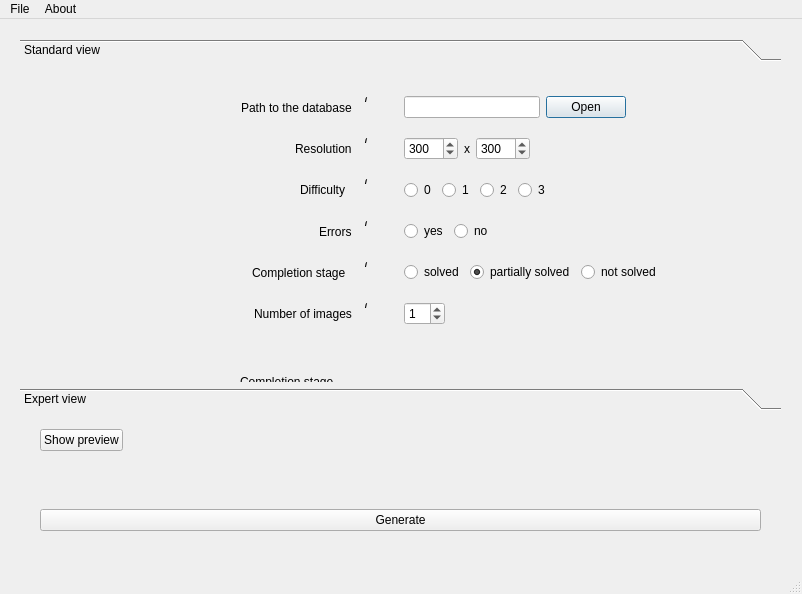
<?xml version="1.0" encoding="UTF-8"?>
<ui version="4.0">
 <class>SudokSolver</class>
 <widget class="QMainWindow" name="SudokSolver">
  <property name="geometry">
   <rect>
    <x>0</x>
    <y>0</y>
    <width>802</width>
    <height>594</height>
   </rect>
  </property>
  <property name="windowTitle">
   <string>SudokuSolver</string>
  </property>
  <widget class="QWidget" name="centralwidget">
   <widget class="QToolBox" name="toolBox">
    <property name="geometry">
     <rect>
      <x>20</x>
      <y>20</y>
      <width>761</width>
      <height>371</height>
     </rect>
    </property>
    <property name="currentIndex">
     <number>0</number>
    </property>
    <widget class="QWidget" name="page">
     <property name="geometry">
      <rect>
       <x>0</x>
       <y>0</y>
       <width>761</width>
       <height>307</height>
      </rect>
     </property>
     <attribute name="label">
      <string>Standard view</string>
     </attribute>
     <widget class="QWidget" name="gridLayoutWidget">
      <property name="geometry">
       <rect>
        <x>0</x>
        <y>23</y>
        <width>761</width>
        <height>241</height>
       </rect>
      </property>
      <layout class="QGridLayout" name="gridLayout">
       <property name="leftMargin">
        <number>20</number>
       </property>
       <property name="rightMargin">
        <number>20</number>
       </property>
       <item row="7" column="2">
        <layout class="QGridLayout" name="gridLayout_2">
         <item row="0" column="4">
          <widget class="QRadioButton" name="radioButton_6">
           <property name="text">
            <string>no</string>
           </property>
           <property name="checked">
            <bool>true</bool>
           </property>
          </widget>
         </item>
         <item row="0" column="0">
          <widget class="QRadioButton" name="radioButton_5">
           <property name="text">
            <string>yes</string>
           </property>
          </widget>
         </item>
         <item row="0" column="5">
          <spacer name="horizontalSpacer_4">
           <property name="orientation">
            <enum>Qt::Horizontal</enum>
           </property>
           <property name="sizeHint" stdset="0">
            <size>
             <width>40</width>
             <height>20</height>
            </size>
           </property>
          </spacer>
         </item>
        </layout>
       </item>
       <item row="5" column="2">
        <layout class="QHBoxLayout" name="horizontalLayout_3">
         <item>
          <widget class="QRadioButton" name="radioButton">
           <property name="text">
            <string>0</string>
           </property>
           <property name="checked">
            <bool>true</bool>
           </property>
           <property name="autoExclusive">
            <bool>true</bool>
           </property>
          </widget>
         </item>
         <item>
          <widget class="QRadioButton" name="radioButton_2">
           <property name="text">
            <string>1</string>
           </property>
          </widget>
         </item>
         <item>
          <widget class="QRadioButton" name="radioButton_3">
           <property name="text">
            <string>2</string>
           </property>
          </widget>
         </item>
         <item>
          <widget class="QRadioButton" name="radioButton_4">
           <property name="text">
            <string>3</string>
           </property>
          </widget>
         </item>
         <item>
          <spacer name="horizontalSpacer_2">
           <property name="orientation">
            <enum>Qt::Horizontal</enum>
           </property>
           <property name="sizeHint" stdset="0">
            <size>
             <width>40</width>
             <height>20</height>
            </size>
           </property>
          </spacer>
         </item>
        </layout>
       </item>
       <item row="8" column="2">
        <layout class="QHBoxLayout" name="horizontalLayout_4">
         <item>
          <widget class="QRadioButton" name="radioButton_7">
           <property name="text">
            <string>solved</string>
           </property>
          </widget>
         </item>
         <item>
          <widget class="QRadioButton" name="radioButton_8">
           <property name="text">
            <string>partially solved</string>
           </property>
           <property name="checked">
            <bool>true</bool>
           </property>
          </widget>
         </item>
         <item>
          <widget class="QRadioButton" name="radioButton_9">
           <property name="text">
            <string>not solved</string>
           </property>
          </widget>
         </item>
         <item>
          <spacer name="horizontalSpacer_5">
           <property name="orientation">
            <enum>Qt::Horizontal</enum>
           </property>
           <property name="sizeHint" stdset="0">
            <size>
             <width>40</width>
             <height>20</height>
            </size>
           </property>
          </spacer>
         </item>
        </layout>
       </item>
       <item row="9" column="2">
        <layout class="QHBoxLayout" name="horizontalLayout_5">
         <item>
          <widget class="QSpinBox" name="spinBox_4">
           <property name="value">
            <number>1</number>
           </property>
          </widget>
         </item>
         <item>
          <spacer name="horizontalSpacer_6">
           <property name="orientation">
            <enum>Qt::Horizontal</enum>
           </property>
           <property name="sizeHint" stdset="0">
            <size>
             <width>40</width>
             <height>20</height>
            </size>
           </property>
          </spacer>
         </item>
        </layout>
       </item>
       <item row="9" column="1">
        <layout class="QHBoxLayout" name="horizontalLayout_6">
         <property name="leftMargin">
          <number>0</number>
         </property>
         <property name="rightMargin">
          <number>20</number>
         </property>
         <item>
          <spacer name="horizontalSpacer_19">
           <property name="orientation">
            <enum>Qt::Horizontal</enum>
           </property>
           <property name="sizeHint" stdset="0">
            <size>
             <width>40</width>
             <height>20</height>
            </size>
           </property>
          </spacer>
         </item>
         <item>
          <widget class="QLabel" name="label_12">
           <property name="text">
            <string>Number of images</string>
           </property>
          </widget>
         </item>
         <item>
          <layout class="QVBoxLayout" name="verticalLayout_3">
           <property name="spacing">
            <number>0</number>
           </property>
           <property name="rightMargin">
            <number>0</number>
           </property>
           <item>
            <widget class="QToolButton" name="toolButton_2">
             <property name="enabled">
              <bool>true</bool>
             </property>
             <property name="font">
              <font>
               <pointsize>6</pointsize>
               <weight>75</weight>
               <italic>true</italic>
               <bold>true</bold>
               <underline>false</underline>
              </font>
             </property>
             <property name="cursor">
              <cursorShape>PointingHandCursor</cursorShape>
             </property>
             <property name="text">
              <string>i</string>
             </property>
             <property name="popupMode">
              <enum>QToolButton::DelayedPopup</enum>
             </property>
             <property name="toolButtonStyle">
              <enum>Qt::ToolButtonFollowStyle</enum>
             </property>
             <property name="autoRaise">
              <bool>true</bool>
             </property>
             <property name="arrowType">
              <enum>Qt::NoArrow</enum>
             </property>
            </widget>
           </item>
           <item>
            <spacer name="verticalSpacer_2">
             <property name="orientation">
              <enum>Qt::Vertical</enum>
             </property>
             <property name="sizeHint" stdset="0">
              <size>
               <width>20</width>
               <height>40</height>
              </size>
             </property>
            </spacer>
           </item>
          </layout>
         </item>
        </layout>
       </item>
       <item row="8" column="1">
        <layout class="QHBoxLayout" name="horizontalLayout_7">
         <property name="rightMargin">
          <number>20</number>
         </property>
         <item>
          <spacer name="horizontalSpacer_18">
           <property name="orientation">
            <enum>Qt::Horizontal</enum>
           </property>
           <property name="sizeHint" stdset="0">
            <size>
             <width>40</width>
             <height>20</height>
            </size>
           </property>
          </spacer>
         </item>
         <item>
          <widget class="QLabel" name="label_16">
           <property name="text">
            <string>Completion stage  </string>
           </property>
          </widget>
         </item>
         <item>
          <layout class="QVBoxLayout" name="verticalLayout_4">
           <property name="spacing">
            <number>0</number>
           </property>
           <property name="rightMargin">
            <number>0</number>
           </property>
           <item>
            <widget class="QToolButton" name="toolButton_3">
             <property name="enabled">
              <bool>true</bool>
             </property>
             <property name="font">
              <font>
               <pointsize>6</pointsize>
               <weight>75</weight>
               <italic>true</italic>
               <bold>true</bold>
               <underline>false</underline>
              </font>
             </property>
             <property name="cursor">
              <cursorShape>PointingHandCursor</cursorShape>
             </property>
             <property name="text">
              <string>i</string>
             </property>
             <property name="popupMode">
              <enum>QToolButton::DelayedPopup</enum>
             </property>
             <property name="toolButtonStyle">
              <enum>Qt::ToolButtonFollowStyle</enum>
             </property>
             <property name="autoRaise">
              <bool>true</bool>
             </property>
             <property name="arrowType">
              <enum>Qt::NoArrow</enum>
             </property>
            </widget>
           </item>
           <item>
            <spacer name="verticalSpacer_3">
             <property name="orientation">
              <enum>Qt::Vertical</enum>
             </property>
             <property name="sizeHint" stdset="0">
              <size>
               <width>20</width>
               <height>40</height>
              </size>
             </property>
            </spacer>
           </item>
          </layout>
         </item>
        </layout>
       </item>
       <item row="7" column="1">
        <layout class="QHBoxLayout" name="horizontalLayout_9">
         <property name="rightMargin">
          <number>20</number>
         </property>
         <item>
          <spacer name="horizontalSpacer_17">
           <property name="orientation">
            <enum>Qt::Horizontal</enum>
           </property>
           <property name="sizeHint" stdset="0">
            <size>
             <width>40</width>
             <height>20</height>
            </size>
           </property>
          </spacer>
         </item>
         <item>
          <widget class="QLabel" name="label_6">
           <property name="text">
            <string>Errors</string>
           </property>
          </widget>
         </item>
         <item>
          <layout class="QVBoxLayout" name="verticalLayout_6">
           <property name="spacing">
            <number>0</number>
           </property>
           <property name="rightMargin">
            <number>0</number>
           </property>
           <item>
            <widget class="QToolButton" name="toolButton_5">
             <property name="enabled">
              <bool>true</bool>
             </property>
             <property name="font">
              <font>
               <pointsize>6</pointsize>
               <weight>75</weight>
               <italic>true</italic>
               <bold>true</bold>
               <underline>false</underline>
              </font>
             </property>
             <property name="cursor">
              <cursorShape>PointingHandCursor</cursorShape>
             </property>
             <property name="text">
              <string>i</string>
             </property>
             <property name="popupMode">
              <enum>QToolButton::DelayedPopup</enum>
             </property>
             <property name="toolButtonStyle">
              <enum>Qt::ToolButtonFollowStyle</enum>
             </property>
             <property name="autoRaise">
              <bool>true</bool>
             </property>
             <property name="arrowType">
              <enum>Qt::NoArrow</enum>
             </property>
            </widget>
           </item>
           <item>
            <spacer name="verticalSpacer_5">
             <property name="orientation">
              <enum>Qt::Vertical</enum>
             </property>
             <property name="sizeHint" stdset="0">
              <size>
               <width>20</width>
               <height>40</height>
              </size>
             </property>
            </spacer>
           </item>
          </layout>
         </item>
        </layout>
       </item>
       <item row="5" column="1">
        <layout class="QHBoxLayout" name="horizontalLayout_10">
         <property name="rightMargin">
          <number>20</number>
         </property>
         <item>
          <spacer name="horizontalSpacer_16">
           <property name="orientation">
            <enum>Qt::Horizontal</enum>
           </property>
           <property name="sizeHint" stdset="0">
            <size>
             <width>40</width>
             <height>20</height>
            </size>
           </property>
          </spacer>
         </item>
         <item>
          <widget class="QLabel" name="label_15">
           <property name="text">
            <string>Difficulty  </string>
           </property>
          </widget>
         </item>
         <item>
          <layout class="QVBoxLayout" name="verticalLayout_7">
           <property name="spacing">
            <number>0</number>
           </property>
           <property name="rightMargin">
            <number>0</number>
           </property>
           <item>
            <widget class="QToolButton" name="toolButton_6">
             <property name="enabled">
              <bool>true</bool>
             </property>
             <property name="font">
              <font>
               <pointsize>6</pointsize>
               <weight>75</weight>
               <italic>true</italic>
               <bold>true</bold>
               <underline>false</underline>
              </font>
             </property>
             <property name="cursor">
              <cursorShape>PointingHandCursor</cursorShape>
             </property>
             <property name="text">
              <string>i</string>
             </property>
             <property name="popupMode">
              <enum>QToolButton::DelayedPopup</enum>
             </property>
             <property name="toolButtonStyle">
              <enum>Qt::ToolButtonFollowStyle</enum>
             </property>
             <property name="autoRaise">
              <bool>true</bool>
             </property>
             <property name="arrowType">
              <enum>Qt::NoArrow</enum>
             </property>
            </widget>
           </item>
           <item>
            <spacer name="verticalSpacer_6">
             <property name="orientation">
              <enum>Qt::Vertical</enum>
             </property>
             <property name="sizeHint" stdset="0">
              <size>
               <width>20</width>
               <height>40</height>
              </size>
             </property>
            </spacer>
           </item>
          </layout>
         </item>
        </layout>
       </item>
       <item row="4" column="1">
        <layout class="QHBoxLayout" name="horizontalLayout_11">
         <property name="rightMargin">
          <number>20</number>
         </property>
         <item>
          <spacer name="horizontalSpacer_15">
           <property name="orientation">
            <enum>Qt::Horizontal</enum>
           </property>
           <property name="sizeHint" stdset="0">
            <size>
             <width>40</width>
             <height>20</height>
            </size>
           </property>
          </spacer>
         </item>
         <item>
          <widget class="QLabel" name="label_4">
           <property name="text">
            <string>Resolution</string>
           </property>
          </widget>
         </item>
         <item>
          <layout class="QVBoxLayout" name="verticalLayout_9">
           <property name="spacing">
            <number>0</number>
           </property>
           <property name="rightMargin">
            <number>0</number>
           </property>
           <item>
            <widget class="QToolButton" name="toolButton_8">
             <property name="enabled">
              <bool>true</bool>
             </property>
             <property name="font">
              <font>
               <pointsize>6</pointsize>
               <weight>75</weight>
               <italic>true</italic>
               <bold>true</bold>
               <underline>false</underline>
              </font>
             </property>
             <property name="cursor">
              <cursorShape>PointingHandCursor</cursorShape>
             </property>
             <property name="text">
              <string>i</string>
             </property>
             <property name="popupMode">
              <enum>QToolButton::DelayedPopup</enum>
             </property>
             <property name="toolButtonStyle">
              <enum>Qt::ToolButtonFollowStyle</enum>
             </property>
             <property name="autoRaise">
              <bool>true</bool>
             </property>
             <property name="arrowType">
              <enum>Qt::NoArrow</enum>
             </property>
            </widget>
           </item>
           <item>
            <spacer name="verticalSpacer_8">
             <property name="orientation">
              <enum>Qt::Vertical</enum>
             </property>
             <property name="sizeHint" stdset="0">
              <size>
               <width>20</width>
               <height>40</height>
              </size>
             </property>
            </spacer>
           </item>
          </layout>
         </item>
        </layout>
       </item>
       <item row="3" column="1">
        <layout class="QHBoxLayout" name="horizontalLayout_12">
         <property name="rightMargin">
          <number>20</number>
         </property>
         <item>
          <spacer name="horizontalSpacer_14">
           <property name="orientation">
            <enum>Qt::Horizontal</enum>
           </property>
           <property name="sizeHint" stdset="0">
            <size>
             <width>40</width>
             <height>20</height>
            </size>
           </property>
          </spacer>
         </item>
         <item>
          <widget class="QLabel" name="label">
           <property name="text">
            <string>Path to the database</string>
           </property>
          </widget>
         </item>
         <item>
          <layout class="QVBoxLayout" name="verticalLayout_11">
           <property name="spacing">
            <number>0</number>
           </property>
           <property name="rightMargin">
            <number>0</number>
           </property>
           <item>
            <widget class="QToolButton" name="toolButton_10">
             <property name="enabled">
              <bool>true</bool>
             </property>
             <property name="font">
              <font>
               <pointsize>6</pointsize>
               <weight>75</weight>
               <italic>true</italic>
               <bold>true</bold>
               <underline>false</underline>
              </font>
             </property>
             <property name="cursor">
              <cursorShape>PointingHandCursor</cursorShape>
             </property>
             <property name="text">
              <string>i</string>
             </property>
             <property name="popupMode">
              <enum>QToolButton::DelayedPopup</enum>
             </property>
             <property name="toolButtonStyle">
              <enum>Qt::ToolButtonFollowStyle</enum>
             </property>
             <property name="autoRaise">
              <bool>true</bool>
             </property>
             <property name="arrowType">
              <enum>Qt::NoArrow</enum>
             </property>
            </widget>
           </item>
           <item>
            <spacer name="verticalSpacer_10">
             <property name="orientation">
              <enum>Qt::Vertical</enum>
             </property>
             <property name="sizeHint" stdset="0">
              <size>
               <width>20</width>
               <height>40</height>
              </size>
             </property>
            </spacer>
           </item>
          </layout>
         </item>
        </layout>
       </item>
       <item row="4" column="2">
        <layout class="QHBoxLayout" name="horizontalLayout_8">
         <item>
          <widget class="QSpinBox" name="spinBox_1">
           <property name="maximum">
            <number>4096</number>
           </property>
           <property name="value">
            <number>300</number>
           </property>
          </widget>
         </item>
         <item>
          <widget class="QLabel" name="label_5">
           <property name="text">
            <string>x</string>
           </property>
          </widget>
         </item>
         <item>
          <widget class="QSpinBox" name="spinBox_2">
           <property name="maximum">
            <number>4096</number>
           </property>
           <property name="value">
            <number>300</number>
           </property>
          </widget>
         </item>
         <item>
          <spacer name="horizontalSpacer_3">
           <property name="orientation">
            <enum>Qt::Horizontal</enum>
           </property>
           <property name="sizeHint" stdset="0">
            <size>
             <width>40</width>
             <height>20</height>
            </size>
           </property>
          </spacer>
         </item>
        </layout>
       </item>
       <item row="3" column="2">
        <layout class="QHBoxLayout" name="horizontalLayout_2">
         <item>
          <widget class="QLineEdit" name="lineEdit"/>
         </item>
         <item alignment="Qt::AlignLeft">
          <widget class="QDialogButtonBox" name="buttonBox">
           <property name="locale">
            <locale language="English" country="UnitedStates"/>
           </property>
           <property name="standardButtons">
            <set>QDialogButtonBox::Open</set>
           </property>
           <property name="centerButtons">
            <bool>false</bool>
           </property>
          </widget>
         </item>
         <item>
          <spacer name="horizontalSpacer">
           <property name="orientation">
            <enum>Qt::Horizontal</enum>
           </property>
           <property name="sizeHint" stdset="0">
            <size>
             <width>40</width>
             <height>20</height>
            </size>
           </property>
          </spacer>
         </item>
        </layout>
       </item>
      </layout>
     </widget>
     <widget class="QLabel" name="label_7">
      <property name="geometry">
       <rect>
        <x>220</x>
        <y>290</y>
        <width>112</width>
        <height>49</height>
       </rect>
      </property>
      <property name="text">
       <string>Completion stage  </string>
      </property>
     </widget>
    </widget>
    <widget class="QWidget" name="page_2">
     <property name="geometry">
      <rect>
       <x>0</x>
       <y>0</y>
       <width>761</width>
       <height>307</height>
      </rect>
     </property>
     <attribute name="label">
      <string>Expert view</string>
     </attribute>
     <widget class="QWidget" name="formLayoutWidget">
      <property name="geometry">
       <rect>
        <x>-1</x>
        <y>19</y>
        <width>761</width>
        <height>181</height>
       </rect>
      </property>
      <layout class="QFormLayout" name="formLayout">
       <property name="fieldGrowthPolicy">
        <enum>QFormLayout::ExpandingFieldsGrow</enum>
       </property>
       <item row="1" column="0">
        <layout class="QHBoxLayout" name="horizontalLayout_13">
         <property name="rightMargin">
          <number>20</number>
         </property>
         <item>
          <spacer name="horizontalSpacer_7">
           <property name="orientation">
            <enum>Qt::Horizontal</enum>
           </property>
           <property name="sizeHint" stdset="0">
            <size>
             <width>40</width>
             <height>20</height>
            </size>
           </property>
          </spacer>
         </item>
         <item>
          <widget class="QLabel" name="label_8">
           <property name="text">
            <string>Camera position  </string>
           </property>
          </widget>
         </item>
         <item>
          <layout class="QVBoxLayout" name="verticalLayout_12">
           <property name="spacing">
            <number>0</number>
           </property>
           <property name="rightMargin">
            <number>0</number>
           </property>
           <item>
            <widget class="QToolButton" name="toolButton_11">
             <property name="enabled">
              <bool>true</bool>
             </property>
             <property name="font">
              <font>
               <pointsize>6</pointsize>
               <weight>75</weight>
               <italic>true</italic>
               <bold>true</bold>
               <underline>false</underline>
              </font>
             </property>
             <property name="cursor">
              <cursorShape>PointingHandCursor</cursorShape>
             </property>
             <property name="text">
              <string>i</string>
             </property>
             <property name="popupMode">
              <enum>QToolButton::DelayedPopup</enum>
             </property>
             <property name="toolButtonStyle">
              <enum>Qt::ToolButtonFollowStyle</enum>
             </property>
             <property name="autoRaise">
              <bool>true</bool>
             </property>
             <property name="arrowType">
              <enum>Qt::NoArrow</enum>
             </property>
            </widget>
           </item>
           <item>
            <spacer name="verticalSpacer_11">
             <property name="orientation">
              <enum>Qt::Vertical</enum>
             </property>
             <property name="sizeHint" stdset="0">
              <size>
               <width>20</width>
               <height>40</height>
              </size>
             </property>
            </spacer>
           </item>
          </layout>
         </item>
        </layout>
       </item>
       <item row="1" column="1">
        <layout class="QHBoxLayout" name="horizontalLayout_14">
         <item>
          <widget class="QSpinBox" name="spinBox_5">
           <property name="maximum">
            <number>360</number>
           </property>
          </widget>
         </item>
         <item>
          <widget class="QLabel" name="label_9">
           <property name="text">
            <string>  X-axis  </string>
           </property>
          </widget>
         </item>
         <item>
          <widget class="QSpinBox" name="spinBox_6">
           <property name="maximum">
            <number>360</number>
           </property>
          </widget>
         </item>
         <item>
          <widget class="QLabel" name="label_10">
           <property name="text">
            <string>  Y-axis  </string>
           </property>
          </widget>
         </item>
         <item>
          <widget class="QSpinBox" name="spinBox_7">
           <property name="maximum">
            <number>360</number>
           </property>
          </widget>
         </item>
         <item>
          <widget class="QLabel" name="label_11">
           <property name="text">
            <string>  Z-axis  </string>
           </property>
          </widget>
         </item>
         <item>
          <spacer name="horizontalSpacer_8">
           <property name="orientation">
            <enum>Qt::Horizontal</enum>
           </property>
           <property name="sizeHint" stdset="0">
            <size>
             <width>40</width>
             <height>20</height>
            </size>
           </property>
          </spacer>
         </item>
        </layout>
       </item>
       <item row="2" column="0">
        <layout class="QHBoxLayout" name="horizontalLayout_15">
         <property name="rightMargin">
          <number>20</number>
         </property>
         <item>
          <spacer name="horizontalSpacer_9">
           <property name="orientation">
            <enum>Qt::Horizontal</enum>
           </property>
           <property name="sizeHint" stdset="0">
            <size>
             <width>40</width>
             <height>20</height>
            </size>
           </property>
          </spacer>
         </item>
         <item>
          <spacer name="horizontalSpacer_20">
           <property name="orientation">
            <enum>Qt::Horizontal</enum>
           </property>
           <property name="sizeHint" stdset="0">
            <size>
             <width>40</width>
             <height>20</height>
            </size>
           </property>
          </spacer>
         </item>
         <item>
          <widget class="QLabel" name="label_13">
           <property name="text">
            <string>Lightning  </string>
           </property>
          </widget>
         </item>
         <item>
          <layout class="QVBoxLayout" name="verticalLayout_14">
           <property name="spacing">
            <number>0</number>
           </property>
           <property name="rightMargin">
            <number>0</number>
           </property>
           <item>
            <widget class="QToolButton" name="toolButton_13">
             <property name="enabled">
              <bool>true</bool>
             </property>
             <property name="font">
              <font>
               <pointsize>6</pointsize>
               <weight>75</weight>
               <italic>true</italic>
               <bold>true</bold>
               <underline>false</underline>
              </font>
             </property>
             <property name="cursor">
              <cursorShape>PointingHandCursor</cursorShape>
             </property>
             <property name="text">
              <string>i</string>
             </property>
             <property name="popupMode">
              <enum>QToolButton::DelayedPopup</enum>
             </property>
             <property name="toolButtonStyle">
              <enum>Qt::ToolButtonFollowStyle</enum>
             </property>
             <property name="autoRaise">
              <bool>true</bool>
             </property>
             <property name="arrowType">
              <enum>Qt::NoArrow</enum>
             </property>
            </widget>
           </item>
           <item>
            <spacer name="verticalSpacer_13">
             <property name="orientation">
              <enum>Qt::Vertical</enum>
             </property>
             <property name="sizeHint" stdset="0">
              <size>
               <width>20</width>
               <height>40</height>
              </size>
             </property>
            </spacer>
           </item>
          </layout>
         </item>
        </layout>
       </item>
       <item row="2" column="1">
        <layout class="QHBoxLayout" name="horizontalLayout_16">
         <item>
          <widget class="QSpinBox" name="spinBox_8"/>
         </item>
         <item>
          <spacer name="horizontalSpacer_10">
           <property name="orientation">
            <enum>Qt::Horizontal</enum>
           </property>
           <property name="sizeHint" stdset="0">
            <size>
             <width>40</width>
             <height>20</height>
            </size>
           </property>
          </spacer>
         </item>
        </layout>
       </item>
       <item row="3" column="0">
        <layout class="QHBoxLayout" name="horizontalLayout_17">
         <property name="rightMargin">
          <number>20</number>
         </property>
         <item>
          <spacer name="horizontalSpacer_11">
           <property name="orientation">
            <enum>Qt::Horizontal</enum>
           </property>
           <property name="sizeHint" stdset="0">
            <size>
             <width>40</width>
             <height>20</height>
            </size>
           </property>
          </spacer>
         </item>
         <item>
          <spacer name="horizontalSpacer_21">
           <property name="orientation">
            <enum>Qt::Horizontal</enum>
           </property>
           <property name="sizeHint" stdset="0">
            <size>
             <width>40</width>
             <height>20</height>
            </size>
           </property>
          </spacer>
         </item>
         <item>
          <widget class="QLabel" name="label_14">
           <property name="text">
            <string>Background color  </string>
           </property>
          </widget>
         </item>
         <item>
          <layout class="QVBoxLayout" name="verticalLayout_15">
           <property name="spacing">
            <number>0</number>
           </property>
           <property name="rightMargin">
            <number>0</number>
           </property>
           <item>
            <widget class="QToolButton" name="toolButton_14">
             <property name="enabled">
              <bool>true</bool>
             </property>
             <property name="font">
              <font>
               <pointsize>6</pointsize>
               <weight>75</weight>
               <italic>true</italic>
               <bold>true</bold>
               <underline>false</underline>
              </font>
             </property>
             <property name="cursor">
              <cursorShape>PointingHandCursor</cursorShape>
             </property>
             <property name="text">
              <string>i</string>
             </property>
             <property name="popupMode">
              <enum>QToolButton::DelayedPopup</enum>
             </property>
             <property name="toolButtonStyle">
              <enum>Qt::ToolButtonFollowStyle</enum>
             </property>
             <property name="autoRaise">
              <bool>true</bool>
             </property>
             <property name="arrowType">
              <enum>Qt::NoArrow</enum>
             </property>
            </widget>
           </item>
           <item>
            <spacer name="verticalSpacer_14">
             <property name="orientation">
              <enum>Qt::Vertical</enum>
             </property>
             <property name="sizeHint" stdset="0">
              <size>
               <width>20</width>
               <height>40</height>
              </size>
             </property>
            </spacer>
           </item>
          </layout>
         </item>
        </layout>
       </item>
       <item row="3" column="1">
        <layout class="QHBoxLayout" name="horizontalLayout_18">
         <item>
          <widget class="KColorButton" name="kcolorbutton">
           <property name="color">
            <color>
             <red>255</red>
             <green>255</green>
             <blue>255</blue>
            </color>
           </property>
           <property name="defaultColor">
            <color>
             <red>255</red>
             <green>255</green>
             <blue>255</blue>
            </color>
           </property>
           <property name="alphaChannelEnabled">
            <bool>false</bool>
           </property>
          </widget>
         </item>
         <item>
          <spacer name="horizontalSpacer_12">
           <property name="orientation">
            <enum>Qt::Horizontal</enum>
           </property>
           <property name="sizeHint" stdset="0">
            <size>
             <width>40</width>
             <height>20</height>
            </size>
           </property>
          </spacer>
         </item>
        </layout>
       </item>
       <item row="4" column="0">
        <spacer name="verticalSpacer_15">
         <property name="orientation">
          <enum>Qt::Vertical</enum>
         </property>
         <property name="sizeHint" stdset="0">
          <size>
           <width>20</width>
           <height>40</height>
          </size>
         </property>
        </spacer>
       </item>
       <item row="4" column="1">
        <spacer name="verticalSpacer_16">
         <property name="orientation">
          <enum>Qt::Vertical</enum>
         </property>
         <property name="sizeHint" stdset="0">
          <size>
           <width>20</width>
           <height>40</height>
          </size>
         </property>
        </spacer>
       </item>
      </layout>
     </widget>
    </widget>
   </widget>
   <widget class="QWidget" name="verticalLayoutWidget">
    <property name="geometry">
     <rect>
      <x>20</x>
      <y>410</y>
      <width>761</width>
      <height>102</height>
     </rect>
    </property>
    <layout class="QVBoxLayout" name="verticalLayout">
     <property name="leftMargin">
      <number>20</number>
     </property>
     <property name="rightMargin">
      <number>20</number>
     </property>
     <item>
      <layout class="QHBoxLayout" name="horizontalLayout">
       <item>
        <widget class="QPushButton" name="pushButton_2">
         <property name="text">
          <string>Show preview</string>
         </property>
        </widget>
       </item>
       <item>
        <spacer name="horizontalSpacer_13">
         <property name="orientation">
          <enum>Qt::Horizontal</enum>
         </property>
         <property name="sizeHint" stdset="0">
          <size>
           <width>40</width>
           <height>20</height>
          </size>
         </property>
        </spacer>
       </item>
      </layout>
     </item>
     <item>
      <spacer name="verticalSpacer">
       <property name="orientation">
        <enum>Qt::Vertical</enum>
       </property>
       <property name="sizeHint" stdset="0">
        <size>
         <width>20</width>
         <height>40</height>
        </size>
       </property>
      </spacer>
     </item>
     <item>
      <widget class="QPushButton" name="pushButton">
       <property name="text">
        <string>Generate</string>
       </property>
      </widget>
     </item>
    </layout>
   </widget>
  </widget>
  <widget class="QMenuBar" name="menubar">
   <property name="geometry">
    <rect>
     <x>0</x>
     <y>0</y>
     <width>802</width>
     <height>30</height>
    </rect>
   </property>
   <widget class="QMenu" name="menuFile">
    <property name="title">
     <string>File</string>
    </property>
    <addaction name="actionOpen_database_directory"/>
    <addaction name="separator"/>
    <addaction name="actionClose"/>
   </widget>
   <widget class="QMenu" name="menuAbout">
    <property name="title">
     <string>About</string>
    </property>
    <addaction name="actionAbout"/>
   </widget>
   <addaction name="menuFile"/>
   <addaction name="menuAbout"/>
  </widget>
  <widget class="QStatusBar" name="statusbar"/>
  <action name="actionOpen_database_directory">
   <property name="text">
    <string>Open database directory</string>
   </property>
  </action>
  <action name="actionClose">
   <property name="text">
    <string>Exit</string>
   </property>
  </action>
  <action name="actionAbout">
   <property name="text">
    <string>About</string>
   </property>
  </action>
 </widget>
 <customwidgets>
  <customwidget>
   <class>KColorButton</class>
   <extends>QPushButton</extends>
   <header>kcolorbutton.h</header>
  </customwidget>
 </customwidgets>
 <resources/>
 <connections/>
</ui>
